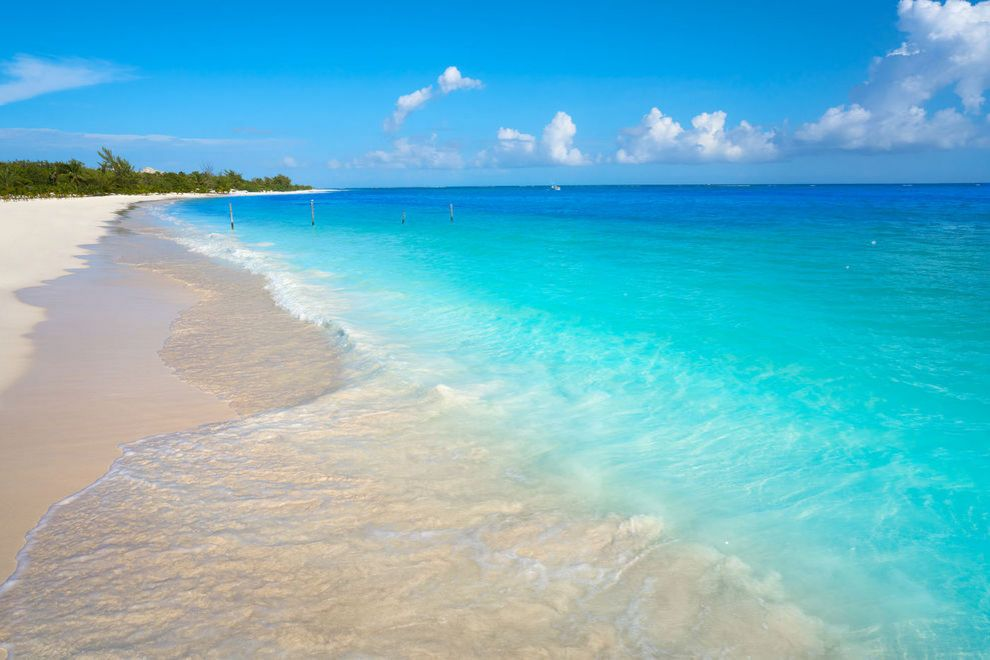
#> input picture opencv_training/images/beach.jpg, 990 x 660 px
$ python adaptive_thresholding.py --image images/beach.jpg
#> lines starting #> are read from the running program, lines starting #| are printed output that depends on the picture; after the words box and inside, x2 and y2 are one past the last pixel; in counts of white or black regions, pixels touching at a corner belong together
import numpy as np
import argparse
import cv2

ap = argparse.ArgumentParser()
ap.add_argument("-i", "--image", required = True, help = "Path to the image")
args = vars(ap.parse_args())

image = cv2.imread(args["image"])
#> image is the input picture: shape (660, 990, 3); mean B, G, R 200, 182.4, 110.3
image = cv2.cvtColor(image, cv2.COLOR_BGR2GRAY)
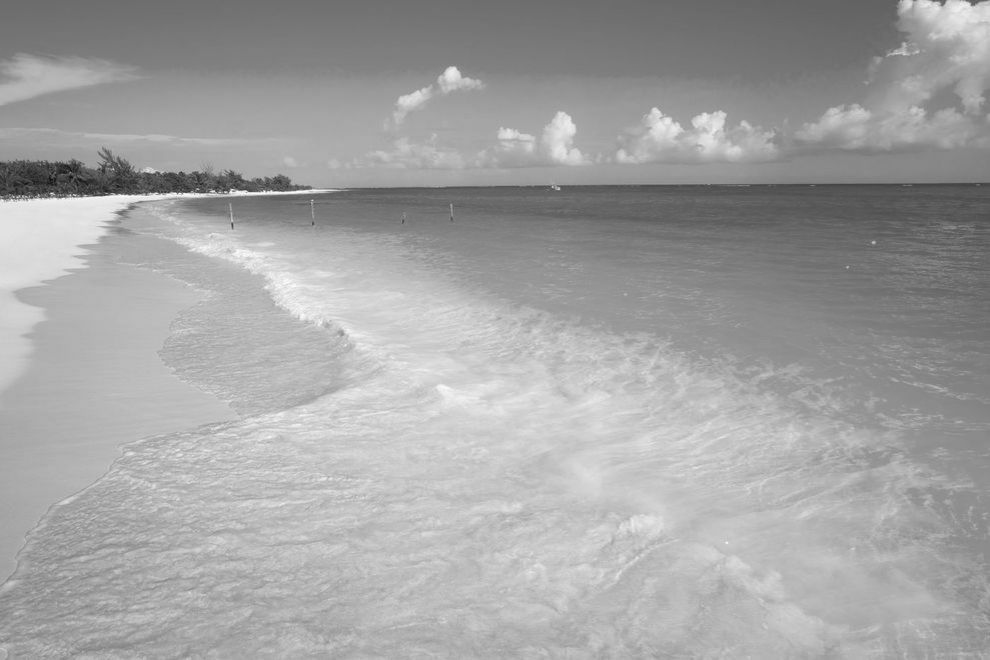
#> image: shape (660, 990); min 14, max 254, mean 162.8
blurred = cv2.GaussianBlur(image, (5, 5), 0)
cv2.imshow("Image", image)

thresh = cv2.adaptiveThreshold(blurred, 255, cv2.ADAPTIVE_THRESH_MEAN_C, cv2.THRESH_BINARY_INV, 11, 4)
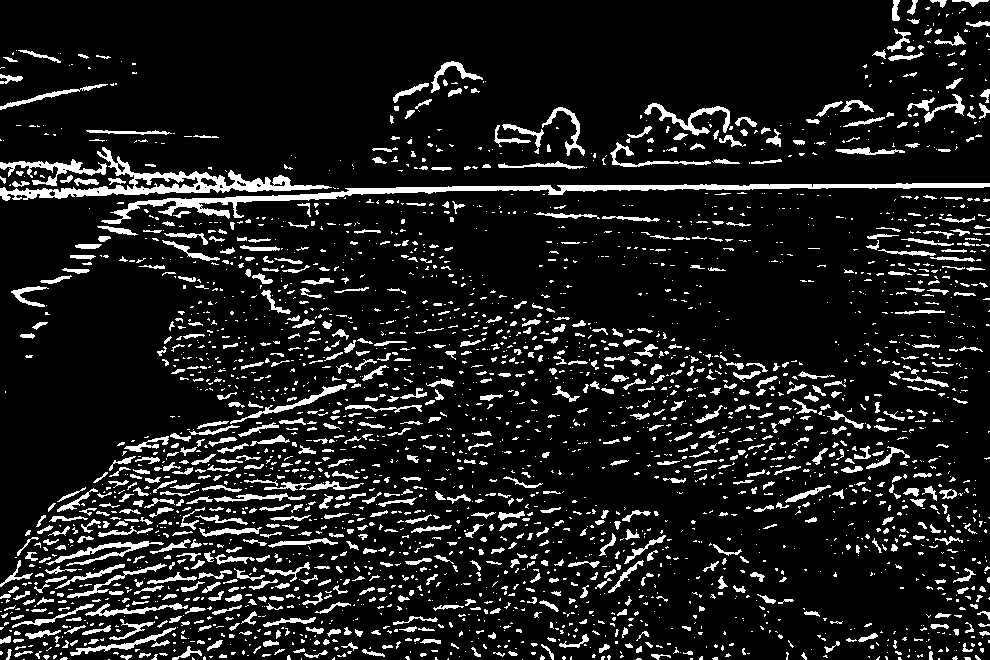
#> thresh: shape (660, 990); 11.1% white; 2867 white regions (2013 under 20 px), largest, box (x1, y1, x2, y2) and area: (101, 183, 990, 224) 5041, (0, 147, 332, 201) 3493, (0, 159, 107, 186) 867
cv2.imshow("Mean Thresh", thresh)

thresh = cv2.adaptiveThreshold(blurred, 255, cv2.ADAPTIVE_THRESH_GAUSSIAN_C, cv2.THRESH_BINARY_INV, 15, 3)
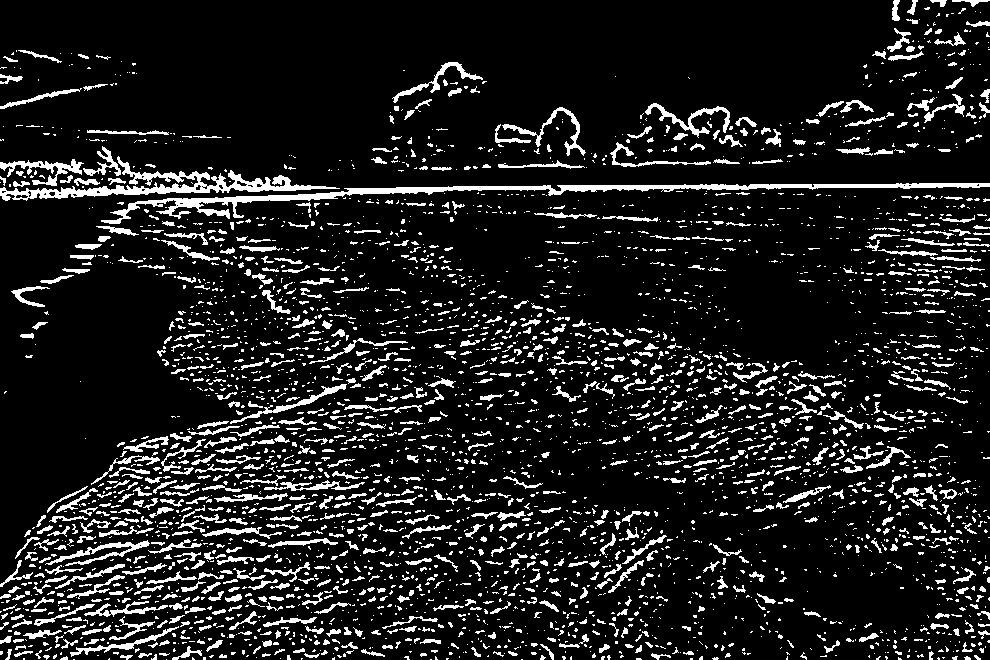
#> thresh: shape (660, 990); 11.9% white; 3783 white regions (2860 under 20 px), largest, box (x1, y1, x2, y2) and area: (101, 183, 990, 224) 4927, (0, 156, 340, 201) 3211, (0, 159, 84, 186) 717
cv2.imshow("Gaussian Thresh", thresh)
cv2.waitKey(0)

$ run again, on opencv_training/images/coin_1.jpg
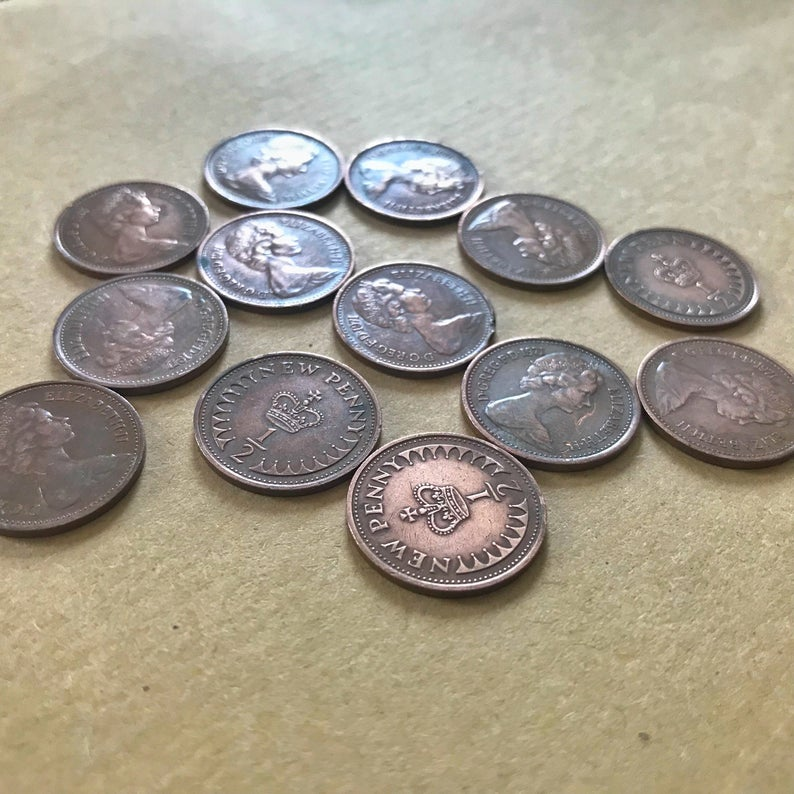
#> input picture opencv_training/images/coin_1.jpg, 794 x 794 px
#> image is the input picture: shape (794, 794, 3); mean B, G, R 140.9, 156.3, 163.8
#> image: shape (794, 794)
#> `thresh = cv2.adaptiveThreshold(blurred, 255, cv2.ADAPTIVE_THRESH_MEAN_..`:
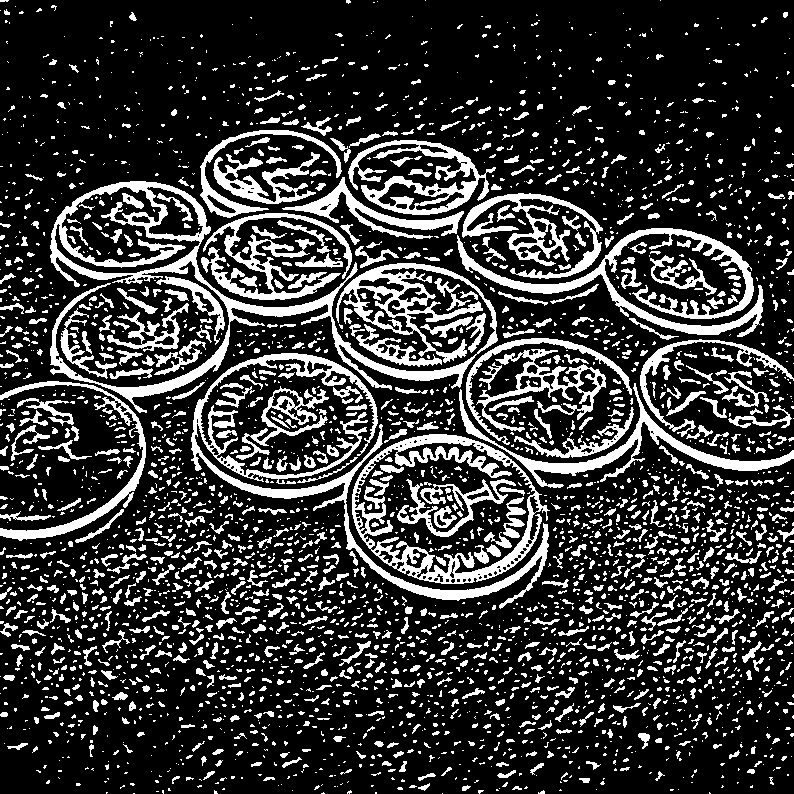
#> thresh: shape (794, 794); 21.7% white; 3394 white regions (2334 under 20 px), largest, box (x1, y1, x2, y2) and area: (50, 181, 498, 413) 14267, (191, 353, 549, 609) 7894, (352, 434, 550, 584) 6190
#> `thresh = cv2.adaptiveThreshold(blurred, 255, cv2.ADAPTIVE_THRESH_GAUSS..`:
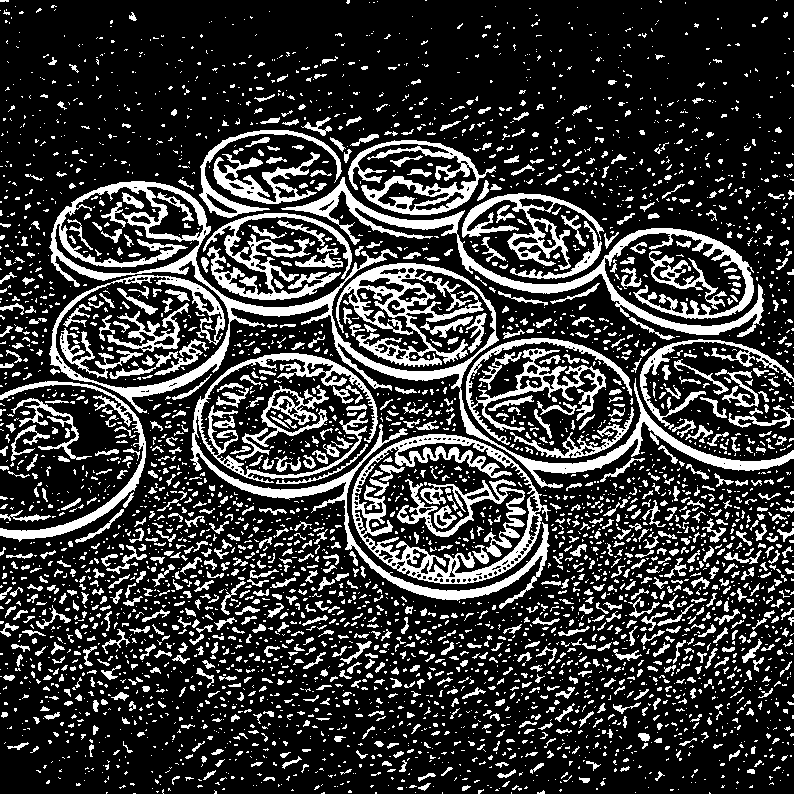
#> thresh: shape (794, 794); 22.7% white; 4185 white regions (3094 under 20 px), largest, box (x1, y1, x2, y2) and area: (49, 181, 794, 488) 19806, (281, 177, 764, 337) 8012, (190, 353, 550, 609) 7747
